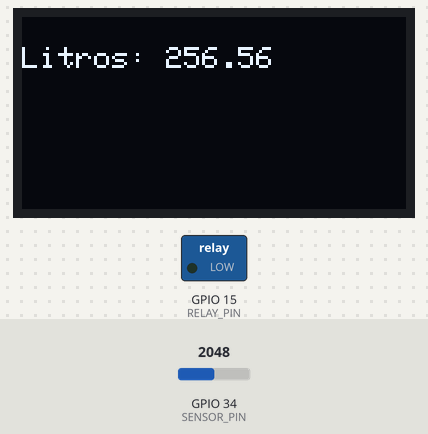
Recording of a sketch running on a simulated ESP32. Shown: 128×64 one-colour display, switched loads named in the sketch (green lamp = pin HIGH). Inputs (shaded band) come from the test bench; at power-on: GPIO 34 (SENSOR_PIN) = 2048.

Above: at 3.2 s.
3.3 s: GPIO 34 (SENSOR_PIN) set to 3248
At 4.5 s:
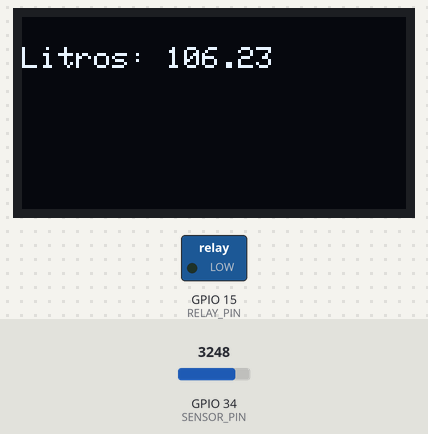
5.6 s: GPIO 34 (SENSOR_PIN) set to 3330
At 6.7 s:
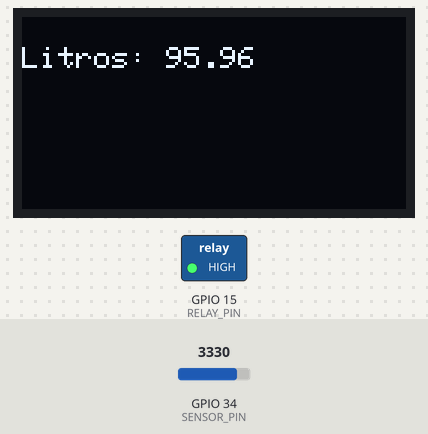
7.6 s: GPIO 34 (SENSOR_PIN) set to 3603
At 8.9 s:
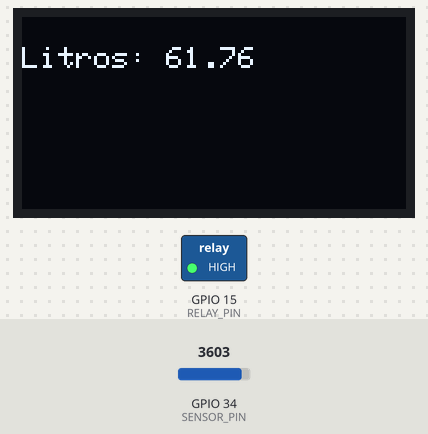
Timing chart, 0 to 10.6 s (numbered marks = the images above; inputs shaded):
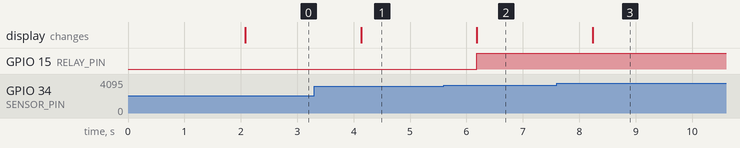

The sketch:

water-fullfill.ino
```cpp
#include <Wire.h>
#include <Adafruit_GFX.h>
#include <Adafruit_SSD1306.h>

#define SCREEN_WIDTH 128 // Largura do LED
#define SCREEN_HEIGHT 64 // Altura do LED
#define OLED_RESET     -1 // Reset pin # (ou deixe -1 se compartilhar o reset com o microcontrolador)
#define SCREEN_ADDRESS 0x3C ///< Endereço I2C do display

Adafruit_SSD1306 display(SCREEN_WIDTH, SCREEN_HEIGHT, &Wire, OLED_RESET);

#define SENSOR_PIN 34 // Pino do sensor de distância
#define RELAY_PIN 15  // Pino do relé

// Parâmetros da caixa de água (ajuste conforme necessário)
float h = 100.0; // Altura da caixa de água em cm
float radius = 50.0;  // Raio para caixa cilíndrica em cm
float length = 100.0; // Comprimento para caixa retangular em cm
float width = 50.0;   // Largura para caixa retangular em cm
float R = 50.0;       // Raio maior para tronco de cone em cm
float r = 30.0;       // Raio menor para tronco de cone em cm

// Limiar de volume de água para ligar a bomba
float minVolume = 100000.0; // Exemplo: 100 litros

// Função para calcular o volume de um cilindro
float calculateCylinderVolume(float height) {
  return PI * pow(radius, 2) * height;
}

// Função para calcular o volume de um prisma retangular
float calculateRectangularVolume(float height) {
  return length * width * height;
}

// Função para calcular o volume de um tronco de cone
float calculateTruncatedConeVolume(float height) {
  return (PI / 3) * height * (pow(R, 2) + R*r + pow(r, 2));
}

// Função para inicializar o display OLED
void initDisplay() {
  Wire.begin();
  if(!display.begin(SSD1306_SWITCHCAPVCC, SCREEN_ADDRESS)) {
    Serial.println(F("SSD1306 allocation failed"));
    for(;;); // Não faz nada mais
  }

  display.clearDisplay();
  display.setTextSize(1);
  display.setTextColor(WHITE);
  display.setCursor(0,10);
  display.println("Inicializando...");
  display.display();
  delay(2000);
}

void setup() {
  Serial.begin(115200);
  pinMode(SENSOR_PIN, INPUT);
  pinMode(RELAY_PIN, OUTPUT);
  digitalWrite(RELAY_PIN, LOW); // Desliga a bomba inicialmente

  // Inicializa o display OLED
  initDisplay();
}

void loop() {
  int sensorReading = analogRead(SENSOR_PIN);
  float distance = sensorReading / 4096.0 * 100.0; // Converta para distância em cm, ajuste conforme necessário

  // Calcule a altura da coluna de água
  float waterHeight = h - distance;

  // Escolha entre as funções de cálculo de volume conforme a forma da caixa de água
  float volume;
  // Para caixa cilíndrica
  // volume = calculateCylinderVolume(waterHeight);
  // Para caixa retangular
  // volume = calculateRectangularVolume(waterHeight);
  // Para tronco de cone
  volume = calculateTruncatedConeVolume(waterHeight);

  // Atualiza o display OLED
  display.clearDisplay();
  display.setCursor(0,10);
  display.print("Litros: ");
  display.print(volume / 1000); // Converte cm³ para litros
  display.display();

  // Verifica se o volume está abaixo do limiar
  if(volume < minVolume) {
    digitalWrite(RELAY_PIN, HIGH); // Liga a bomba
  } else {
    digitalWrite(RELAY_PIN, LOW); // Desliga a bomba
  }

  delay(1000); // Aguarde um pouco antes de verificar novamente
}
```

Measured:
- the behaviour switches between 3297 and 3298 on GPIO 34 (SENSOR_PIN) (found by bisection; images 1 and 2)
- after the input at 3.3 s, the display: changes after 0.83 s (image 1)
- after the input at 5.6 s, GPIO 15 (RELAY_PIN): LOW → HIGH after 0.58 s; the display: changes after 0.58 s (image 2)
- after the input at 7.6 s, the display: changes after 0.64 s (image 3)
